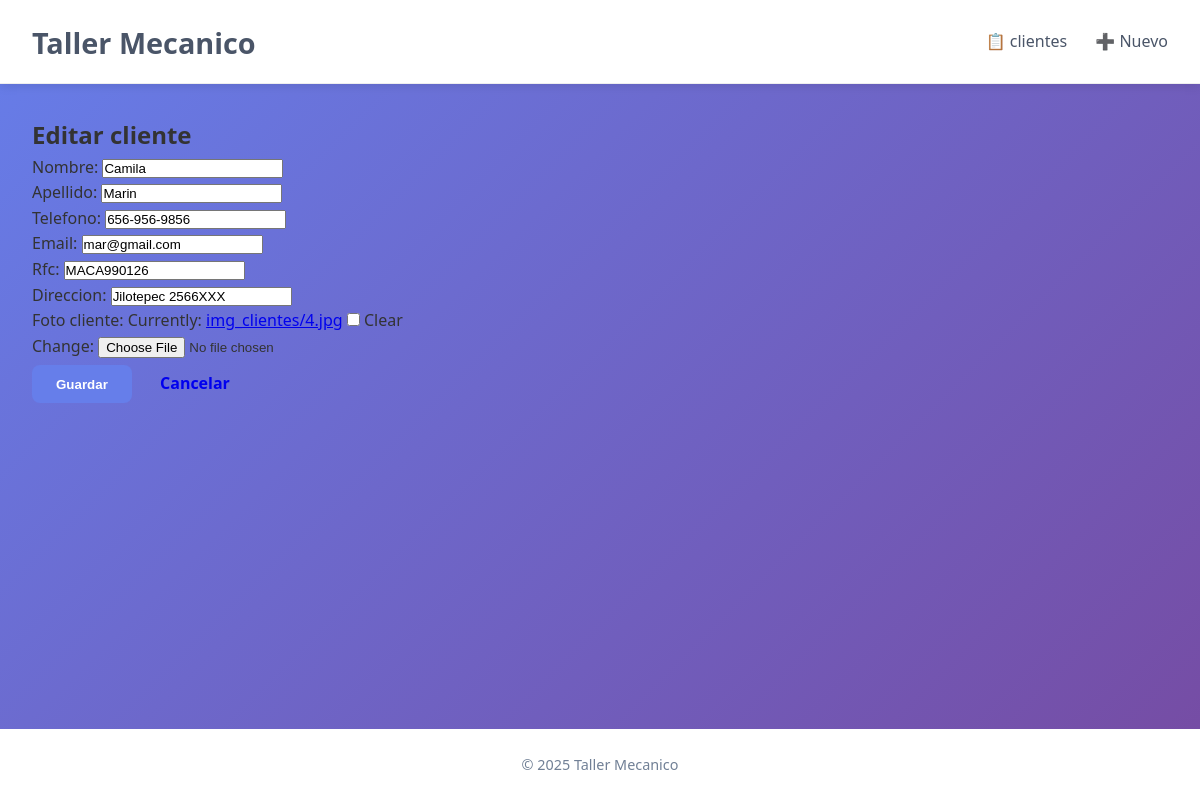
The page /editar/4/ on the database its author committed.
### app_cliente/models.py (models this page shows, shortened)
class Cliente(models.Model):
    nombre = models.CharField(max_length=100)
    apellido = models.CharField(max_length=100)
    telefono = models.CharField(max_length=15)
    email = models.EmailField(unique=True)
    rfc = models.CharField(max_length=120, unique=True)
    direccion = models.CharField(max_length=255)
    foto_cliente = models.ImageField(upload_to='img_clientes/', blank=True, null=True)
    class Meta:
        verbose_name = "Cliente"
        verbose_name_plural = "Clientes"

### app_cliente/views.py (the view)
# urls.py: path('editar/<int:cliente_id>/', views.editar_cliente, name='editar_cliente'),
def editar_cliente(request, cliente_id):
    cliente = get_object_or_404(Cliente, id=cliente_id)
    if request.method == 'POST':
        form = ClienteForm(request.POST, request.FILES, instance=cliente)
        if form.is_valid():
            form.save()
            return redirect('app_cliente:detalle_cliente', cliente_id=cliente.id)
    else:
        form = ClienteForm(instance=cliente)
    return render(request, 'formulario_cliente.html', {'form': form, 'titulo': 'Editar cliente'})

### app_cliente/forms.py
class ClienteForm(forms.ModelForm):
    class Meta:
        model = Cliente
        fields = ['nombre', 'apellido', 'telefono', 'email', 'rfc', 'direccion', 'foto_cliente']

### app_cliente/templates/formulario_cliente.html (shortened to what this page needs)
{% extends 'base.html' %}
{% block contenido %}
<h2>{{ titulo }}</h2>
<form method="post" enctype="multipart/form-data" class="form-styled">
    {{ form.as_p }}
    <div class="actions">
        <button type="submit" class="btn btn-primary">Guardar</button>
        <a href="{% url 'app_cliente:listar_clientes' %}" class="btn">Cancelar</a>
    </div>
</form>
{% endblock %}

### app_cliente/static/css/styles.css (style rules this page uses)
* { margin: 0; padding: 0; box-sizing: border-box; }
body { font-family: 'Segoe UI', Tahoma, Geneva, Verdana, sans-serif; background: linear-gradient(135deg, #667eea 0%, #764ba2 100%); color: #333; line-height: 1.6; }
.btn { padding: 0.7rem 1.5rem; border: none; border-radius: 8px; font-weight: 600; cursor: pointer; transition: background 0.3s; text-decoration: none; display: inline-block; }
.btn-primary { background: #667eea; color: white; }

### rows shown on the page
Cliente: nombre "Camila", apellido "Marin", telefono "656-956-9856", email "mar@gmail.com", rfc "MACA990126", direccion "Jilotepec 2566XXX"

### other values the page prints
{{ titulo }} "Editar cliente"
